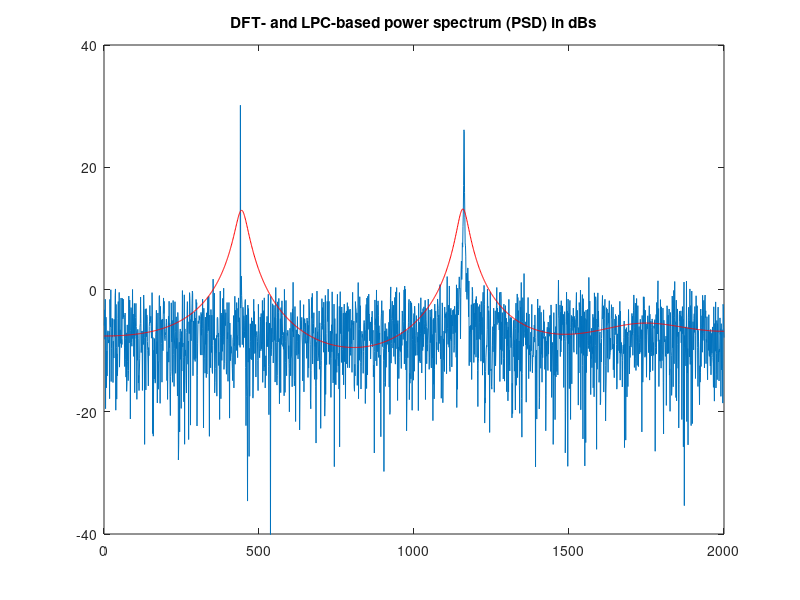

The MATLAB script that drew this image:
% LPC spectral analysis - sinusoids in noise
%%%%%%%%%%%%%%%%%%%%%%%%%%%%%%%%%%%%%%%%%%%%

% 1) Analyzed-signal generation


flen=4000 ;

fs=8000 ;

f1=878 ;
A1=0.8 ;
s1=sin(2*pi*f1*(0:flen-1)./fs) ;

f2=2321 ;
A2=0.7 ;
s2=sin(2*pi*f2*(0:flen-1)./fs) ;

noise=0.5*randn(1,flen) ;

frame=s1 ;
frame=s1 + noise ;
% frame=s1 + s2 ;
frame=s1 + s2 + noise;

% Weighting  -  needed for speech analysis
%   (for some other applications can be omitted)

w=hamming(flen) ;
frame=frame(:) ;   % Vector should be a column one
% frame=frame.*w ;



% 7) Power DFT spectrum and LPC spectrum (PSD) in dBs of SAME LENGTH
FRAME = fft(frame) ;
DFTspec = 10*log10((abs(FRAME).^2)./flen) ;

% A choise of the LPC model order
% p=2 ;  
% p=4 ;
p=8 ;


[a,Ep]=lpc(frame,p) ;
H=freqz(sqrt(Ep),a,flen/2) ;
LPCspec=10*log10((abs(H).^2)) ;

figure(1)
plot(DFTspec(1:flen/2));
hold on
plot(LPCspec,'r') ;
hold off
title('DFT- and LPC-based power spectrum (PSD) in dBs')
ylim([-40 40])


